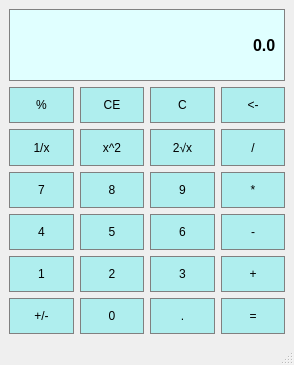
<?xml version="1.0" encoding="UTF-8"?>
<ui version="4.0">
 <class>Calculator</class>
 <widget class="QMainWindow" name="Calculator">
  <property name="geometry">
   <rect>
    <x>0</x>
    <y>0</y>
    <width>294</width>
    <height>365</height>
   </rect>
  </property>
  <property name="windowTitle">
   <string>Calculator</string>
  </property>
  <widget class="QWidget" name="centralwidget">
   <layout class="QGridLayout" name="gridLayout">
    <item row="3" column="2">
     <widget class="QPushButton" name="RootSquare">
      <property name="sizePolicy">
       <sizepolicy hsizetype="Preferred" vsizetype="Preferred">
        <horstretch>0</horstretch>
        <verstretch>0</verstretch>
       </sizepolicy>
      </property>
      <property name="styleSheet">
       <string notr="true">QPushButton{
	background-color:#AFEEEE;
	border: 1px solid gray;
	padding: 5px;
}

QPushButton:pressed{
	background-color:#000000;
	border: 1px solid gray;
	padding: 5px;
}</string>
      </property>
      <property name="text">
       <string>2√x</string>
      </property>
     </widget>
    </item>
    <item row="5" column="0">
     <widget class="QPushButton" name="Button4">
      <property name="sizePolicy">
       <sizepolicy hsizetype="Preferred" vsizetype="Preferred">
        <horstretch>0</horstretch>
        <verstretch>0</verstretch>
       </sizepolicy>
      </property>
      <property name="styleSheet">
       <string notr="true">QPushButton{
	background-color:#AFEEEE;
	border: 1px solid gray;
	padding: 5px;
}

QPushButton:pressed{
	background-color:#000000;
	border: 1px solid gray;
	padding: 5px;
}</string>
      </property>
      <property name="text">
       <string>4</string>
      </property>
     </widget>
    </item>
    <item row="3" column="3">
     <widget class="QPushButton" name="Divide">
      <property name="sizePolicy">
       <sizepolicy hsizetype="Preferred" vsizetype="Preferred">
        <horstretch>0</horstretch>
        <verstretch>0</verstretch>
       </sizepolicy>
      </property>
      <property name="styleSheet">
       <string notr="true">QPushButton{
	background-color:#AFEEEE;
	border: 1px solid gray;
	padding: 5px;
}

QPushButton:pressed{
	background-color:#000000;
	border: 1px solid gray;
	padding: 5px;
}</string>
      </property>
      <property name="text">
       <string>/</string>
      </property>
     </widget>
    </item>
    <item row="5" column="2">
     <widget class="QPushButton" name="Button6">
      <property name="sizePolicy">
       <sizepolicy hsizetype="Preferred" vsizetype="Preferred">
        <horstretch>0</horstretch>
        <verstretch>0</verstretch>
       </sizepolicy>
      </property>
      <property name="styleSheet">
       <string notr="true">QPushButton{
	background-color:#AFEEEE;
	border: 1px solid gray;
	padding: 5px;
}

QPushButton:pressed{
	background-color:#000000;
	border: 1px solid gray;
	padding: 5px;
}</string>
      </property>
      <property name="text">
       <string>6</string>
      </property>
     </widget>
    </item>
    <item row="4" column="2">
     <widget class="QPushButton" name="Button9">
      <property name="sizePolicy">
       <sizepolicy hsizetype="Preferred" vsizetype="Preferred">
        <horstretch>0</horstretch>
        <verstretch>0</verstretch>
       </sizepolicy>
      </property>
      <property name="styleSheet">
       <string notr="true">QPushButton{
	background-color:#AFEEEE;
	border: 1px solid gray;
	padding: 5px;
}

QPushButton:pressed{
	background-color:#000000;
	border: 1px solid gray;
	padding: 5px;
}</string>
      </property>
      <property name="text">
       <string>9</string>
      </property>
     </widget>
    </item>
    <item row="2" column="1">
     <widget class="QPushButton" name="ClearEntry">
      <property name="sizePolicy">
       <sizepolicy hsizetype="Preferred" vsizetype="Preferred">
        <horstretch>0</horstretch>
        <verstretch>0</verstretch>
       </sizepolicy>
      </property>
      <property name="styleSheet">
       <string notr="true">QPushButton{
	background-color:#AFEEEE;
	border: 1px solid gray;
	padding: 5px;
}

QPushButton:pressed{
	background-color:#000000;
	border: 1px solid gray;
	padding: 5px;
}</string>
      </property>
      <property name="text">
       <string>CE</string>
      </property>
     </widget>
    </item>
    <item row="3" column="1">
     <widget class="QPushButton" name="PowerSquare">
      <property name="sizePolicy">
       <sizepolicy hsizetype="Preferred" vsizetype="Preferred">
        <horstretch>0</horstretch>
        <verstretch>0</verstretch>
       </sizepolicy>
      </property>
      <property name="styleSheet">
       <string notr="true">QPushButton{
	background-color:#AFEEEE;
	border: 1px solid gray;
	padding: 5px;
}

QPushButton:pressed{
	background-color:#000000;
	border: 1px solid gray;
	padding: 5px;
}</string>
      </property>
      <property name="text">
       <string>x^2</string>
      </property>
     </widget>
    </item>
    <item row="6" column="1">
     <widget class="QPushButton" name="Button2">
      <property name="sizePolicy">
       <sizepolicy hsizetype="Preferred" vsizetype="Preferred">
        <horstretch>0</horstretch>
        <verstretch>0</verstretch>
       </sizepolicy>
      </property>
      <property name="styleSheet">
       <string notr="true">QPushButton{
	background-color:#AFEEEE;
	border: 1px solid gray;
	padding: 5px;
}

QPushButton:pressed{
	background-color:#000000;
	border: 1px solid gray;
	padding: 5px;
}</string>
      </property>
      <property name="text">
       <string>2</string>
      </property>
     </widget>
    </item>
    <item row="4" column="0">
     <widget class="QPushButton" name="Button7">
      <property name="sizePolicy">
       <sizepolicy hsizetype="Preferred" vsizetype="Preferred">
        <horstretch>0</horstretch>
        <verstretch>0</verstretch>
       </sizepolicy>
      </property>
      <property name="styleSheet">
       <string notr="true">QPushButton{
	background-color:#AFEEEE;
	border: 1px solid gray;
	padding: 5px;
}

QPushButton:pressed{
	background-color:#000000;
	border: 1px solid gray;
	padding: 5px;
}</string>
      </property>
      <property name="text">
       <string>7</string>
      </property>
     </widget>
    </item>
    <item row="6" column="2">
     <widget class="QPushButton" name="Button3">
      <property name="sizePolicy">
       <sizepolicy hsizetype="Preferred" vsizetype="Preferred">
        <horstretch>0</horstretch>
        <verstretch>0</verstretch>
       </sizepolicy>
      </property>
      <property name="styleSheet">
       <string notr="true">QPushButton{
	background-color:#AFEEEE;
	border: 1px solid gray;
	padding: 5px;
}

QPushButton:pressed{
	background-color:#000000;
	border: 1px solid gray;
	padding: 5px;
}</string>
      </property>
      <property name="text">
       <string>3</string>
      </property>
     </widget>
    </item>
    <item row="6" column="3">
     <widget class="QPushButton" name="Add">
      <property name="sizePolicy">
       <sizepolicy hsizetype="Preferred" vsizetype="Preferred">
        <horstretch>0</horstretch>
        <verstretch>0</verstretch>
       </sizepolicy>
      </property>
      <property name="styleSheet">
       <string notr="true">QPushButton{
	background-color:#AFEEEE;
	border: 1px solid gray;
	padding: 5px;
}

QPushButton:pressed{
	background-color:#000000;
	border: 1px solid gray;
	padding: 5px;
}</string>
      </property>
      <property name="text">
       <string>+</string>
      </property>
     </widget>
    </item>
    <item row="0" column="0" rowspan="2" colspan="4">
     <widget class="QLineEdit" name="Display">
      <property name="sizePolicy">
       <sizepolicy hsizetype="Preferred" vsizetype="Preferred">
        <horstretch>0</horstretch>
        <verstretch>0</verstretch>
       </sizepolicy>
      </property>
      <property name="font">
       <font>
        <family>Arial</family>
        <pointsize>12</pointsize>
        <weight>75</weight>
        <bold>true</bold>
       </font>
      </property>
      <property name="styleSheet">
       <string notr="true">QLineEdit{
	background-color:#E0FFFF;
	border: 1px solid gray;
	padding: 5px;
}</string>
      </property>
      <property name="text">
       <string>0.0</string>
      </property>
      <property name="alignment">
       <set>Qt::AlignRight|Qt::AlignTrailing|Qt::AlignVCenter</set>
      </property>
     </widget>
    </item>
    <item row="5" column="1">
     <widget class="QPushButton" name="Button5">
      <property name="sizePolicy">
       <sizepolicy hsizetype="Preferred" vsizetype="Preferred">
        <horstretch>0</horstretch>
        <verstretch>0</verstretch>
       </sizepolicy>
      </property>
      <property name="styleSheet">
       <string notr="true">QPushButton{
	background-color:#AFEEEE;
	border: 1px solid gray;
	padding: 5px;
}

QPushButton:pressed{
	background-color:#000000;
	border: 1px solid gray;
	padding: 5px;
}</string>
      </property>
      <property name="text">
       <string>5</string>
      </property>
     </widget>
    </item>
    <item row="3" column="0">
     <widget class="QPushButton" name="Reciporcal">
      <property name="sizePolicy">
       <sizepolicy hsizetype="Preferred" vsizetype="Preferred">
        <horstretch>0</horstretch>
        <verstretch>0</verstretch>
       </sizepolicy>
      </property>
      <property name="styleSheet">
       <string notr="true">QPushButton{
	background-color:#AFEEEE;
	border: 1px solid gray;
	padding: 5px;
}

QPushButton:pressed{
	background-color:#000000;
	border: 1px solid gray;
	padding: 5px;
}</string>
      </property>
      <property name="text">
       <string>1/x</string>
      </property>
     </widget>
    </item>
    <item row="4" column="3">
     <widget class="QPushButton" name="Multiply">
      <property name="sizePolicy">
       <sizepolicy hsizetype="Preferred" vsizetype="Preferred">
        <horstretch>0</horstretch>
        <verstretch>0</verstretch>
       </sizepolicy>
      </property>
      <property name="styleSheet">
       <string notr="true">QPushButton{
	background-color:#AFEEEE;
	border: 1px solid gray;
	padding: 5px;
}

QPushButton:pressed{
	background-color:#000000;
	border: 1px solid gray;
	padding: 5px;
}</string>
      </property>
      <property name="text">
       <string>*</string>
      </property>
     </widget>
    </item>
    <item row="2" column="2">
     <widget class="QPushButton" name="Clear">
      <property name="sizePolicy">
       <sizepolicy hsizetype="Preferred" vsizetype="Preferred">
        <horstretch>0</horstretch>
        <verstretch>0</verstretch>
       </sizepolicy>
      </property>
      <property name="styleSheet">
       <string notr="true">QPushButton{
	background-color:#AFEEEE;
	border: 1px solid gray;
	padding: 5px;
}

QPushButton:pressed{
	background-color:#000000;
	border: 1px solid gray;
	padding: 5px;
}</string>
      </property>
      <property name="text">
       <string>C</string>
      </property>
     </widget>
    </item>
    <item row="5" column="3">
     <widget class="QPushButton" name="Minus">
      <property name="sizePolicy">
       <sizepolicy hsizetype="Preferred" vsizetype="Preferred">
        <horstretch>0</horstretch>
        <verstretch>0</verstretch>
       </sizepolicy>
      </property>
      <property name="styleSheet">
       <string notr="true">QPushButton{
	background-color:#AFEEEE;
	border: 1px solid gray;
	padding: 5px;
}

QPushButton:pressed{
	background-color:#000000;
	border: 1px solid gray;
	padding: 5px;
}</string>
      </property>
      <property name="text">
       <string>-</string>
      </property>
     </widget>
    </item>
    <item row="4" column="1">
     <widget class="QPushButton" name="Button8">
      <property name="sizePolicy">
       <sizepolicy hsizetype="Preferred" vsizetype="Preferred">
        <horstretch>0</horstretch>
        <verstretch>0</verstretch>
       </sizepolicy>
      </property>
      <property name="styleSheet">
       <string notr="true">QPushButton{
	background-color:#AFEEEE;
	border: 1px solid gray;
	padding: 5px;
}

QPushButton:pressed{
	background-color:#000000;
	border: 1px solid gray;
	padding: 5px;
}</string>
      </property>
      <property name="text">
       <string>8</string>
      </property>
     </widget>
    </item>
    <item row="2" column="0">
     <widget class="QPushButton" name="Percentage">
      <property name="sizePolicy">
       <sizepolicy hsizetype="Preferred" vsizetype="Preferred">
        <horstretch>0</horstretch>
        <verstretch>0</verstretch>
       </sizepolicy>
      </property>
      <property name="styleSheet">
       <string notr="true">QPushButton{
	background-color:#AFEEEE;
	border: 1px solid gray;
	padding: 5px;
}

QPushButton:pressed{
	background-color:#000000;
	border: 1px solid gray;
	padding: 5px;
}</string>
      </property>
      <property name="text">
       <string>%</string>
      </property>
     </widget>
    </item>
    <item row="2" column="3">
     <widget class="QPushButton" name="BackSpace">
      <property name="sizePolicy">
       <sizepolicy hsizetype="Preferred" vsizetype="Preferred">
        <horstretch>0</horstretch>
        <verstretch>0</verstretch>
       </sizepolicy>
      </property>
      <property name="styleSheet">
       <string notr="true">QPushButton{
	background-color:#AFEEEE;
	border: 1px solid gray;
	padding: 5px;
}

QPushButton:pressed{
	background-color:#000000;
	border: 1px solid gray;
	padding: 5px;
}</string>
      </property>
      <property name="text">
       <string>&lt;-</string>
      </property>
     </widget>
    </item>
    <item row="6" column="0">
     <widget class="QPushButton" name="Button1">
      <property name="sizePolicy">
       <sizepolicy hsizetype="Preferred" vsizetype="Preferred">
        <horstretch>0</horstretch>
        <verstretch>0</verstretch>
       </sizepolicy>
      </property>
      <property name="styleSheet">
       <string notr="true">QPushButton{
	background-color:#AFEEEE;
	border: 1px solid gray;
	padding: 5px;
}

QPushButton:pressed{
	background-color:#000000;
	border: 1px solid gray;
	padding: 5px;
}</string>
      </property>
      <property name="text">
       <string>1</string>
      </property>
     </widget>
    </item>
    <item row="7" column="0">
     <widget class="QPushButton" name="NumSign">
      <property name="sizePolicy">
       <sizepolicy hsizetype="Preferred" vsizetype="Preferred">
        <horstretch>0</horstretch>
        <verstretch>0</verstretch>
       </sizepolicy>
      </property>
      <property name="styleSheet">
       <string notr="true">QPushButton{
	background-color:#AFEEEE;
	border: 1px solid gray;
	padding: 5px;
}

QPushButton:pressed{
	background-color:#000000;
	border: 1px solid gray;
	padding: 5px;
}</string>
      </property>
      <property name="text">
       <string>+/-</string>
      </property>
     </widget>
    </item>
    <item row="7" column="1">
     <widget class="QPushButton" name="Button0">
      <property name="sizePolicy">
       <sizepolicy hsizetype="Preferred" vsizetype="Preferred">
        <horstretch>0</horstretch>
        <verstretch>0</verstretch>
       </sizepolicy>
      </property>
      <property name="styleSheet">
       <string notr="true">QPushButton{
	background-color:#AFEEEE;
	border: 1px solid gray;
	padding: 5px;
}

QPushButton:pressed{
	background-color:#000000;
	border: 1px solid gray;
	padding: 5px;
}</string>
      </property>
      <property name="text">
       <string>0</string>
      </property>
     </widget>
    </item>
    <item row="7" column="2">
     <widget class="QPushButton" name="Decimal">
      <property name="sizePolicy">
       <sizepolicy hsizetype="Preferred" vsizetype="Preferred">
        <horstretch>0</horstretch>
        <verstretch>0</verstretch>
       </sizepolicy>
      </property>
      <property name="styleSheet">
       <string notr="true">QPushButton{
	background-color:#AFEEEE;
	border: 1px solid gray;
	padding: 5px;
}

QPushButton:pressed{
	background-color:#000000;
	border: 1px solid gray;
	padding: 5px;
}</string>
      </property>
      <property name="text">
       <string>.</string>
      </property>
     </widget>
    </item>
    <item row="7" column="3">
     <widget class="QPushButton" name="Equal">
      <property name="sizePolicy">
       <sizepolicy hsizetype="Preferred" vsizetype="Preferred">
        <horstretch>0</horstretch>
        <verstretch>0</verstretch>
       </sizepolicy>
      </property>
      <property name="styleSheet">
       <string notr="true">QPushButton{
	background-color:#AFEEEE;
	border: 1px solid gray;
	padding: 5px;
}

QPushButton:pressed{
	background-color:#000000;
	border: 1px solid gray;
	padding: 5px;
}</string>
      </property>
      <property name="text">
       <string>=</string>
      </property>
     </widget>
    </item>
   </layout>
  </widget>
  <widget class="QStatusBar" name="statusbar"/>
 </widget>
 <resources/>
 <connections/>
</ui>
